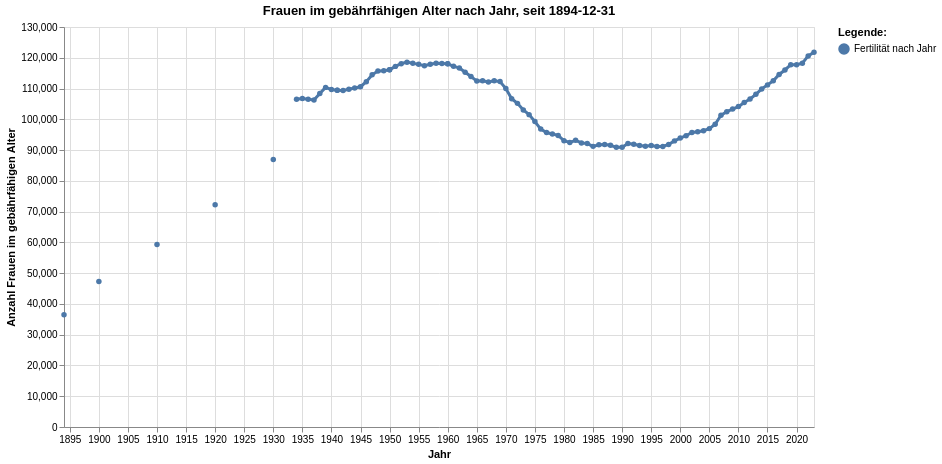

Notebook code cell kept with this figure:
### Code cell
grafik1 = mypy_dv.plot_altair_multiline_highlight(
    data = myAgg1.reset_index()
    ,x = 'StichtagDatJahr'
    ,y = 'Frauen15bis49_noDM'
    ,x_beschriftung = 'Jahr'
    , y_beschriftung = 'Anzahl Frauen im gebährfähigen Alter'
    ,category = "ThemaLang"
    ,category_beschriftung= 'Legende:'
    ,warning_status = "ignore" #always or ignore
    ,myTitle="Frauen im gebährfähigen Alter nach Jahr, seit "+data_min_date
)
grafik1

### Figure 1 — Vega-Lite specification as saved in the notebook (floating-point values rounded to 4 significant figures; data arrays with more than 128 entries replaced by an {"elided": "..."} marker saying what was removed)
{"config": {"view": {"continuousWidth": 300, "continuousHeight": 300}}, "layer": [{"mark": {"type": "circle"}, "encoding": {"color": {"field": "ThemaLang", "legend": {"orient": "right", "title": "Legende:"}, "type": "nominal"}, "opacity": {"value": 1.3}, "tooltip": [{"field": "StichtagDatJahr", "type": "temporal"}, {"field": "ThemaLang", "type": "nominal"}, {"field": "Frauen15bis49_noDM", "type": "quantitative"}], "x": {"axis": {"title": "Jahr"}, "field": "StichtagDatJahr", "type": "temporal"}, "y": {"axis": {"title": "Anzahl Frauen im gebährfähigen Alter"}, "field": "Frauen15bis49_noDM", "type": "quantitative"}}, "name": "view_6", "title": "Frauen im gebährfähigen Alter nach Jahr, seit 1894-12-31"}, {"mark": {"type": "line"}, "encoding": {"color": {"field": "ThemaLang", "legend": {"orient": "right", "title": "Legende:"}, "type": "nominal"}, "size": {"condition": {"test": {"not": {"param": "param_6"}}, "value": 1.2}, "value": 3}, "tooltip": [{"field": "StichtagDatJahr", "type": "temporal"}, {"field": "ThemaLang", "type": "nominal"}, {"field": "Frauen15bis49_noDM", "type": "quantitative"}], "x": {"axis": {"title": "Jahr"}, "field": "StichtagDatJahr", "type": "temporal"}, "y": {"axis": {"title": "Anzahl Frauen im gebährfähigen Alter"}, "field": "Frauen15bis49_noDM", "type": "quantitative"}}, "title": "Frauen im gebährfähigen Alter nach Jahr, seit 1894-12-31"}], "data": {"name": "data-f3a049196d7e943b00b1c5f8a17d92c1"}, "height": 400, "params": [{"name": "param_6", "select": {"type": "point", "fields": ["ThemaLang"], "nearest": true, "on": "pointerover"}, "views": ["view_6"]}], "width": 750, "$schema": "https://vega.github.io/schema/vega-lite/v5.20.1.json", "datasets": {"data-f3a049196d7e943b00b1c5f8a17d92c1": {"elided": "133 records"}}}
